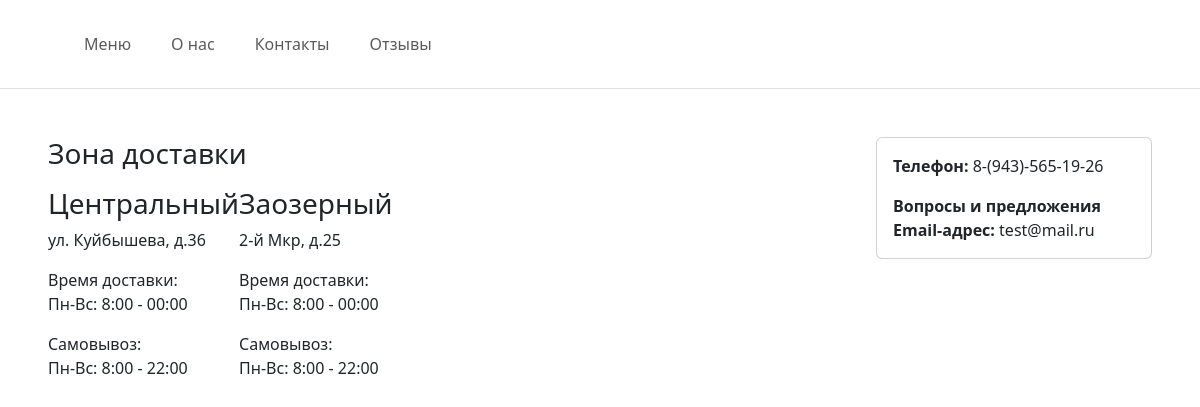
/contacts/, run on the app's committed database.
### technical/models.py (models this page shows, shortened)
class Point(models.Model):
    city_id = models.ForeignKey(City, on_delete=models.CASCADE, verbose_name='Город')
    area = models.CharField(verbose_name='Район', max_length=32)
    address = models.CharField(verbose_name='Адрес', max_length=256)
    time_delivery = models.CharField(verbose_name='Время доставки', max_length=64)
    time_pickup = models.CharField(verbose_name='Время самовывоз', max_length=64)
    stop = models.BooleanField(verbose_name='Работает/Не работает', default=True)
    class Meta:
        verbose_name = 'Точка в гроде'
        verbose_name_plural = 'Точки в городе'

class ContactInf(models.Model):
    phone = models.CharField(verbose_name='Телефон', max_length=32)
    email = models.CharField(verbose_name='Email-адрес', max_length=128)
    class Meta:
        verbose_name = 'Контакстная информация'
        verbose_name_plural = 'Контакстная информация'

### technical/views.py (the view)
# urls.py: path('contacts/', contacts_view, name='contacts'),
def contacts_view(request):
    city = City.objects.all()
    point = Point.objects.filter(stop=True)
    contact_inf = ContactInf.objects.all()
    return render(request, 'technical/contacts.html', {'city': city, 'point': point, 'contact_inf': contact_inf})

### cart/context_processors.py (called while the page is built)
def cart(request):
    return {'cart': Cart(request)}

### technical/context_processors.py (called while the page is built)
def header_menu(request):
    return {'category_menu': Category.objects.all()}

### technical/templates/technical/contacts.html (shortened to what this page needs)
{% extends 'index.html' %}
    {% block content %}
    <div class="mt-5">
        <div class="d-flex justify-content-between">
            <div class="w-50">
                <div class="map">
                    <h3>Зона доставки</h3>
                </div>
                <div class="d-flex justify-content-between w-50 mt-3">
                {% for el in point %}
                <div class="">
                    <div class="">
                        <h3>{{ el.area}}</h3>
                        <p>{{ el.address}}</p>
                        <p>
                            Время доставки: <br>
                            {{ el.time_delivery }}
                        </p>
                        <p>
                            Самовывоз: <br>
                            {{ el.time_pickup }}
                        </p>
                    </div>
                </div>
                {% endfor %}
                </div>
            </div>
            <div class="w-25">
                {% for el in contact_inf %}
                <div class="card">
                    <div class="card-body">
                        <p class="card-text"><b>Телефон: </b>{{ el.phone }}</p>
                        <p class="card-text"><b>Вопросы и предложения <br> Email-адрес: </b>{{ el.email }}</p>
                    </div>
                </div>
                {% endfor %}
            </div>
        </div>
    </div>
    {% endblock %}

### data on the page
Point: area "Центральный", address "ул. Куйбышева, д.36", time_delivery "Пн-Вс: 8:00 - 00:00", time_pickup "Пн-Вс: 8:00 - 22:00"
Point: area "Заозерный", address "2-й Мкр, д.25", time_delivery "Пн-Вс: 8:00 - 00:00", time_pickup "Пн-Вс: 8:00 - 22:00"
ContactInf: phone "8-(943)-565-19-26", email "test@mail.ru"
